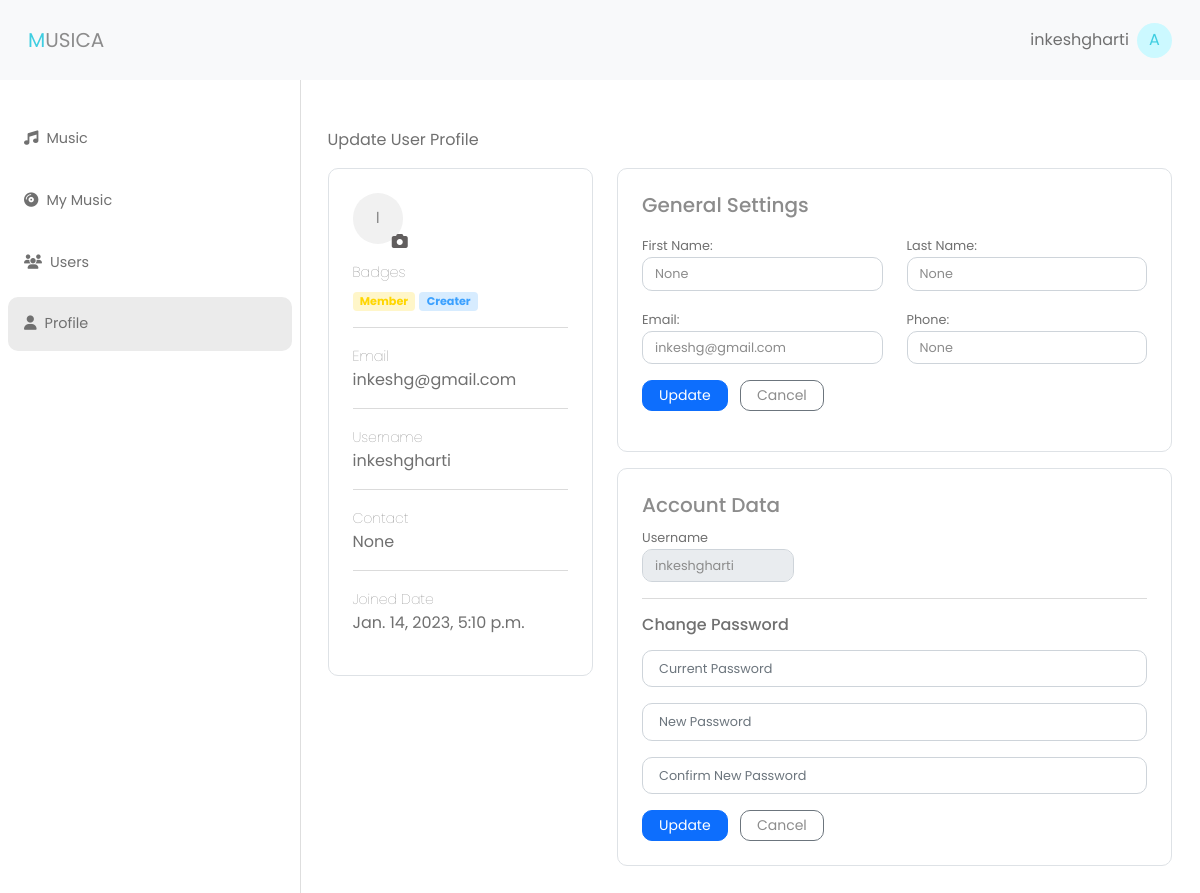
Screenshot of /account/update-profile/8 (signed in) with the database file from the repository.
### account/models.py (models this page shows, shortened)
class Profile(models.Model):
    user = models.OneToOneField(User, on_delete=models.CASCADE)
    first_name = models.CharField(max_length=200, null=True)
    last_name = models.CharField(max_length=200, null=True)
    image = models.ImageField(upload_to="static/user-images")
    phone = models.CharField(max_length=10, null=True)

### account/views.py (the view)
# urls.py: path('update-profile/<int:id>', views.update_profile, name="update-profile"),
def update_profile(request, id):
    user = User.objects.get(id=id)
    profile = Profile.objects.filter(user=user)
    if not profile:
        profile = Profile.objects.create(user=user)
    else:
        profile = Profile.objects.get(user=user)
    if request.method == 'POST':
        if "details" in request.POST:
            profile.first_name = request.POST.get('first_name')
            profile.last_name = request.POST.get('last_name')
            image = request.FILES.get('image')
            if profile:
                if image:
                    profile.image = image
                print(image)
                profile.save()
                messages.success(request, "Profile updated successfully")
                return HttpResponseRedirect(request.META.get("HTTP_REFERER"))
            else:
                messages.success(request, "Profile update failed")
        elif "passwords" in request.POST:
            password_form = PasswordChange(request.POST)
            if password_form.is_valid():
                current_password = password_form.cleaned_data.get('current_password')
                user = auth.authenticate(username=request.user, password=current_password)
                if not user:
                    messages.error(request, "Incorrect password")
                    return HttpResponseRedirect(request.META.get("HTTP_REFERER"))
                else:
                    password1 = password_form.cleaned_data.get('password1')
                    profile.user.set_password(password1)
                    profile.user.save()
                    messages.success(request, "Password changed successfully. Please login again")
                    return redirect("/account/login")
    else:
        password_form = PasswordChange()
    return render(request, 'account/update-profile.html', {'profile': profile, "active_profile": "active", 'form': password_form})

### account/forms.py (shortened to what this page needs)
class PasswordChange(forms.Form):
    current_password = forms.CharField(
        label='Current Password',
        widget=forms.PasswordInput(
            attrs={"class": "form-control rounded text-sm form-control-lg", "placeholder": "Current Password"}))
    password1 = forms.CharField(
        label='New Password',
        widget=forms.PasswordInput(
            attrs={"class": "form-control rounded text-sm form-control-lg", "placeholder": "New Password"})
    )
    password2 = forms.CharField(
        label='Confirm New Password',
        widget=forms.PasswordInput(
            attrs={"class": "form-control rounded text-sm form-control-lg", "placeholder": "Confirm New Password"}))

### account/templates/account/update-profile.html (shortened to what this page needs)
{% extends 'base.html' %}
{% load static %}
{% block content %}
<div class="px-3">
    <div class="py-4">
        <p>Update User Profile</p>
        <div class='row'>
            <div class='col-md-4'>
                <div class='rounded border py-4 px-4'>
                    <div class='d-flex'>
                        <div class='position-relative'>
                            {% if profile.image %}
                            <img class='avatar' src="/{{profile.image}}" alst="" />
                            {% else %}
                            <div class='no-img-avatar bg-muted rounded-circle'>
                                <span class='text-secondary'>{{ profile.user.username|make_list|first|upper }}</span>
                            </div>
                            {% endif %}
                            <span style="position:absolute; bottom:-1ch; right: -0.5ch;"
                                onclick="document.querySelector('#file-field').click()" class='profile-edit-btn'><i
                                    class='fa-solid fa-camera text-dark'></i></span>
                        </div>
                    </div>
                    <div class="my-3">
                        <div>
                            <small class='text-s fw-lighter'>Badges</small>
                            <div class="d-flex mt-2">
                                <p class="m-0 text-xs badge badge-warning">Member</p>
                                {% if profile.user.is_staff %}
                                <p class="m-0 text-xs badge badge-primary mx-1">Creater</p>
                                {% endif %}
                            </div>
                            <hr />
                        </div>
                        <div>
                            <small class='text-s fw-lighter'>Email</small>
                            <p>{{profile.user.email}}</p>
                            <hr />
                        </div>
                        <div>
                            <small class='fw-lighter'>Username</small>
                            <p>{{profile.user.username}}</p>
                            <hr />
                        </div>
                        <div>
                            <small class='fw-lighter'>Contact</small>
                            <p>{{profile.phone}}</p>
                            <hr />
                        </div>
                        <div>
                            <small class='fw-lighter'>Joined Date</small>
                            <p>{{profile.user.date_joined}}</p>
                        </div>
                    </div>
                </div>
            </div>
            <div class='col-md-8'>
                <div class='rounded border p-4'>
                    <h5 class='text-secondary'>General Settings</h5>
                    <form action="" method="POST" enctype="multipart/form-data">
                        <div class='my-3'>
                            <div class='row my-3'>
                                <div class='col'>
                                    <label class='text-sm' htmlFor="">First Name:</label>
                                    <input class='form-control rounded text-secondary text-sm' type="text"
                                        value="{{profile.first_name}}" placeholder='Enter first name'
                                        name="first_name" />
                                </div>
                                <div class='col'>
                                    <label class='text-sm' htmlFor="">Last Name:</label>
                                    <input class='form-control rounded text-secondary text-sm' type="text"
                                        value="{{profile.last_name}}" placeholder='Enter last name' name="last_name" />
                                </div>
                            </div>
                            <div class='row my-3'>
                                <div class='col'>
                                    <label class='text-sm' htmlFor="">Email:</label>
                                    <input class='form-control rounded text-secondary text-sm' type="text"
                                        value="{{profile.user.email}}" placeholder='Enter your email' name="email" />
                                </div>
                                <div class='col'>
                                    <label class='text-sm' htmlFor="">Phone:</label>
                                    <input class='form-control rounded text-secondary text-sm' type="text"
                                        value="{{profile.phone}}" placeholder='Enter your phone number' name="phone" />
                                </div>
                            </div>
                            <div>
                                <button class='btn btn-primary btn-sm rounded px-3' type="submit"
                                    name="details">Update</button>
                                <button class='btn btn-sm border-secondary rounded px-3 mx-2 text-secondary'
                                    type="button">Cancel</button>
                            </div>
                        </div>
                    </form>
                </div>
                <div class='my-3 rounded border p-4'>
                    <h5 class='text-secondary'>Account Data</h5>
                    <div class='row'>
                        <div class='col-4'>
                            <label class='text-sm' htmlFor="">Username</label>
                            <input class='form-control rounded text-secondary text-sm' disabled type="text"
                                value={{profile.user.username}} />
                        </div>
                    </div>
                    <hr />
                    <form action="" method="POST">
                        <div>
                            <h6>Change Password</h6>
                            <div>
                                <div class="form-group my-3">
                                    {{ form.current_password }}
                                </div>
                                <div class="form-group my-3">
                                    {{ form.password1 }}
                                </div>
                                <div class="form-group my-3">
                                    {{ form.password2 }}
                                </div>
                            </div>
                            <div>
                                <button class='btn btn-primary btn-sm rounded px-3' type="submit"
                                    name="passwords">Update</button>
                                <button
                                    class='btn btn-sm border-secondary rounded px-3 mx-2 text-secondary'>Cancel</button>
                            </div>
                        </div>
                    </form>
                </div>
            </div>
        </div>
    </div>
</div>
{% endblock %}

### templates/navbar.html (shortened to what this page needs)
<div class="" style="height: 8ch">
    <nav class="navbar navbar-expand-lg navbar-light bg-light py-3 px-3 fixed-top" style="height: 8ch;">
        <div class="d-flex container-fluid">
            <a class="navbar-brand text-secondary" href="/"><span class="text-info">M</span>USICA</a>
            {% if request.user.is_authenticated %}
            <div class="dropdown d-flex align-items-center justify-content-center position-relative ms-auto">
                <p class="m-0 me-2">{{request.user}}</p>
                <div class="" type="button" id="dropdownMenuButton1" data-bs-toggle="dropdown" aria-expanded="false">
                    <div class="no-img-avatar-sm badge-info">A</div>
                </div>
            </div>
            {% else %}
            <div>
                <a class="btn btn-primary rounded btn sm px-3" href="/account/login">Sign in</a>
            </div>
            {% endif %}
        </div>
    </nav>
</div>

### static/css/basestyles.css (style rules this page uses)
* { font-family: Poppins; color: #707070; }
a { text-decoration: none; color: #707070; }
:root { --primary: #3aa0ff; --primary-light: #8AC6FD; --primary-muted: #D7ECFF; --primary-faded: #F3F9FF; --secondary: #8C8C8C; --secondary-light: #B8B8B8; --secondary-muted: #E7E7E7; --danger: #FF5454; --danger-light: #FF7676; --danger-muted: #FFE6E6; --success: #4FE02A; --success-light: #5FEC53; --success-muted: #CCFFD1; --warning: #FFD600; --warning-light: #F5FF82; --warning-muted: #FFF6C9; --info: #3FCEE1; --info-light: #6FE9F9; --info-muted: #CCF9FF; --light: #FFFFFF; --dark: #615E5E; --muted: #f1f1f1; --rounded: 10px; --rounded-sm: 6px; }
.text-s { font-size: 0.9rem; }
.text-sm { font-size: 0.8rem; }
.text-xs { font-size: 0.7rem; }
.text-secondary { color: var(--secondary) !important; }
.text-dark { color: var(--dark) !important; }
.text-info { color: var(--info) !important; }
.bg-muted { background: var(--muted) !important; }
.rounded { border-radius: 10px !important; }
label { font-size: 0.8rem; color: #707070 }
.no-img-avatar-sm { height: 3.5ch; width: 3.5ch; border-radius: 50%; display: flex; justify-content: center; align-items: center; }
.no-img-avatar { height: 5ch; width: 5ch; border-radius: 50%; display: flex; justify-content: center; align-items: center; }
.badge-primary { background: var(--primary-muted); color: var(--primary); }
.badge-info { background: var(--info-muted); color: var(--info); }
.badge-warning { background: var(--warning-muted); color: var(--warning); }

### rows the page displays
Profile: user.username|make_list "I", user.email "inkeshg@gmail.com", user.username "inkeshgharti", phone "None", user.date_joined "Jan. 14, 2023, 5:10 p.m.", first_name "None", last_name "None", email "inkeshg@gmail.com"

### other values shown
{{ request.user }} "inkeshgharti"
